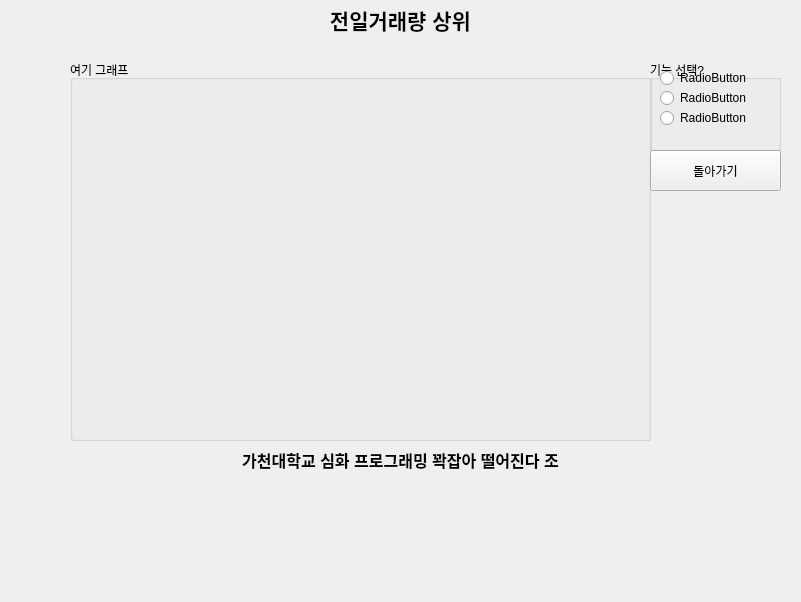
<?xml version="1.0" encoding="UTF-8"?>
<ui version="4.0">
 <class>Form</class>
 <widget class="QWidget" name="Form">
  <property name="geometry">
   <rect>
    <x>0</x>
    <y>0</y>
    <width>801</width>
    <height>602</height>
   </rect>
  </property>
  <property name="windowTitle">
   <string>Form</string>
  </property>
  <widget class="QLabel" name="label">
   <property name="geometry">
    <rect>
     <x>0</x>
     <y>0</y>
     <width>801</width>
     <height>41</height>
    </rect>
   </property>
   <property name="text">
    <string>&lt;html&gt;&lt;head/&gt;&lt;body&gt;&lt;p align=&quot;center&quot;&gt;&lt;span style=&quot; font-size:16pt; font-weight:600;&quot;&gt;전일거래량 상위&lt;/span&gt;&lt;/p&gt;&lt;/body&gt;&lt;/html&gt;</string>
   </property>
   <property name="alignment">
    <set>Qt::AlignCenter</set>
   </property>
   <property name="wordWrap">
    <bool>false</bool>
   </property>
  </widget>
  <widget class="QGroupBox" name="groupBox">
   <property name="geometry">
    <rect>
     <x>650</x>
     <y>60</y>
     <width>131</width>
     <height>91</height>
    </rect>
   </property>
   <property name="title">
    <string>기능 선택?</string>
   </property>
   <widget class="QRadioButton" name="radioButton">
    <property name="geometry">
     <rect>
      <x>10</x>
      <y>10</y>
      <width>90</width>
      <height>16</height>
     </rect>
    </property>
    <property name="text">
     <string>RadioButton</string>
    </property>
   </widget>
   <widget class="QRadioButton" name="radioButton_2">
    <property name="geometry">
     <rect>
      <x>10</x>
      <y>30</y>
      <width>90</width>
      <height>16</height>
     </rect>
    </property>
    <property name="text">
     <string>RadioButton</string>
    </property>
   </widget>
   <widget class="QRadioButton" name="radioButton_3">
    <property name="geometry">
     <rect>
      <x>10</x>
      <y>50</y>
      <width>90</width>
      <height>16</height>
     </rect>
    </property>
    <property name="text">
     <string>RadioButton</string>
    </property>
   </widget>
  </widget>
  <widget class="QGroupBox" name="groupBox_2">
   <property name="geometry">
    <rect>
     <x>70</x>
     <y>60</y>
     <width>581</width>
     <height>381</height>
    </rect>
   </property>
   <property name="title">
    <string>여기 그래프</string>
   </property>
  </widget>
  <widget class="QPushButton" name="Back_To_Main_In_Last_Day">
   <property name="geometry">
    <rect>
     <x>650</x>
     <y>150</y>
     <width>131</width>
     <height>41</height>
    </rect>
   </property>
   <property name="text">
    <string>돌아가기</string>
   </property>
  </widget>
  <widget class="QLabel" name="label_2">
   <property name="geometry">
    <rect>
     <x>0</x>
     <y>440</y>
     <width>801</width>
     <height>41</height>
    </rect>
   </property>
   <property name="text">
    <string>&lt;html&gt;&lt;head/&gt;&lt;body&gt;&lt;p align=&quot;center&quot;&gt;&lt;span style=&quot; font-size:12pt; font-weight:600;&quot;&gt;가천대학교 심화 프로그래밍 꽉잡아 떨어진다 조&lt;/span&gt;&lt;/p&gt;&lt;/body&gt;&lt;/html&gt;</string>
   </property>
   <property name="alignment">
    <set>Qt::AlignCenter</set>
   </property>
   <property name="wordWrap">
    <bool>false</bool>
   </property>
  </widget>
 </widget>
 <resources/>
 <connections>
  <connection>
   <sender>Back_To_Main_In_Last_Day</sender>
   <signal>clicked()</signal>
   <receiver>Form</receiver>
   <slot>Back_To_Main_Button_In_Last_Day_Class()</slot>
   <hints>
    <hint type="sourcelabel">
     <x>696</x>
     <y>184</y>
    </hint>
    <hint type="destinationlabel">
     <x>681</x>
     <y>536</y>
    </hint>
   </hints>
  </connection>
 </connections>
 <slots>
  <slot>Back_To_Main_Button_In_Last_Day_Class()</slot>
 </slots>
</ui>
